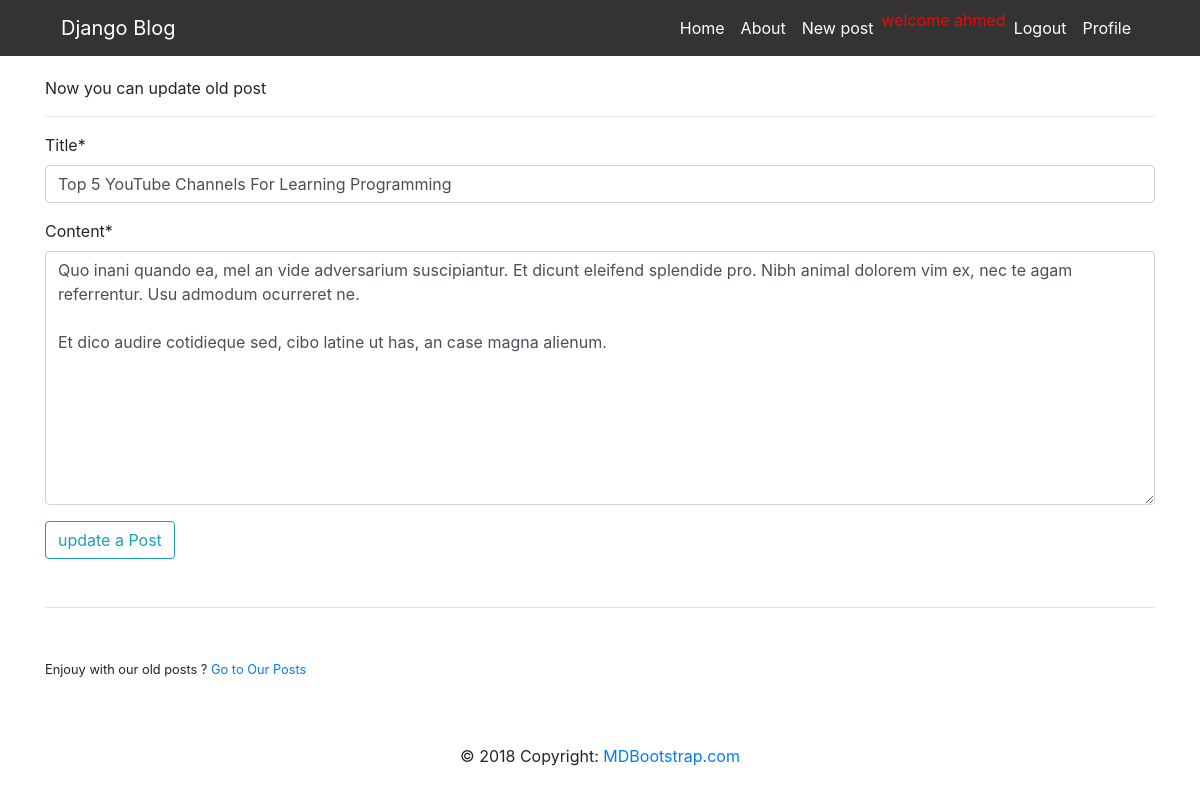
Page /post/35/update/ (signed in) on the committed database.
### my_blog/models.py (models this page shows, shortened)
class Post(models.Model):
	user = models.ForeignKey(User, on_delete=models.CASCADE)
	title = models.CharField(max_length=255)
	content = models.TextField()
	date_posted = models.DateTimeField(default=timezone.now)

### my_blog/views.py (the view, shortened to what this page needs)
# urls.py: path('post/<int:pk>/update/', PostUpdateView.as_view(), name="post_update"),
class PostUpdateView(LoginRequiredMixin, UserPassesTestMixin, UpdateView):
	model = Post
	template_name = 'my_blog/post_update.html'
	fields = ['title', 'content']
	def test_func(self): # this func prevent other user to edit another user post
		post = self.get_object()
		if self.request.user == post.user:
			return True
		else:
			return False

### my_blog/templates/my_blog/post_update.html (shortened to what this page needs)
{% extends 'my_blog/base.html' %}
{% load crispy_forms_tags %}
{% block content %}
	<form method="POST" >
			<p>Now you can update old post </p>
			<hr>
	 		 <div class="form-group">
			{{ form | crispy  }}
			</div>
			<button type="submit" class="btn btn-outline-info">update a Post</button>
			</form>
			<div class="border-top pt-5 mt-5 mb-5">
				<small>
					Enjouy with our old posts ? <a href="{% url 'blog_home' %}">Go to Our Posts </a>
				</small>
			</div>
{% endblock %}

### my_blog/templates/my_blog/base.html (shortened to what this page needs)
{% load static %}
<!DOCTYPE html>
<html>
<head>
    <link rel="stylesheet" href="https://stackpath.bootstrapcdn.com/bootstrap/4.2.1/css/bootstrap.min.css">
    <link rel="stylesheet" type="text/css" href="{% static "my_blog/css/style.css" %}">
</head>
<body>
<div class="main_nav">
	<div class="container">
		<nav class="navbar navbar-expand-lg navbar-light">
		  <a class="navbar-brand" href="{% url 'blog_home' %}">Django Blog</a>
		  <div class="collapse navbar-collapse" id="navbarSupportedContent">
		    <ul class="navbar-nav ml-auto">
		      <li class="nav-item active">
		        <a class="nav-link" href="{% url 'blog_home' %}">Home <span class="sr-only">(current)</span></a>
		      </li>
		      <li class="nav-item">
		        <a class="nav-link" href="{% url 'blog_about' %}">About</a>
		      </li>
		      {% if not request.user.is_authenticated %}
		       <li class="nav-item">
		        	<a class="nav-link" href="{% url 'users_register' %}">Register</a>
		      </li>
		       <li class="nav-item">
		        	<a class="nav-link" href="{% url 'user_login' %}">Login</a>
		      </li>
		     {% else %}
		       <li class="nav-item">
		        	<a class="nav-link" href="{% url 'post_create' %}">New post</a>
		      </li>
		     <li class="nav-item" style="color: red">
		        	welcome {{ user.username }}
		      </li>
		     {% endif %}
		      {% if request.user.is_authenticated %}
		        <li class="nav-item">
		        	<a class="nav-link" href="{% url 'user_logout' %}">Logout</a>
		      </li>
		      <li class="nav-item">
		        	<a class="nav-link" href="{% url 'user_profile' %}">Profile</a>
		      </li>
		      {% endif %}
		    </ul>
		  </div>
		</nav>
	</div>
</div>
	<div class="container">
		{% block content %}
		{% endblock %}
	</div>
<footer class="page-footer font-small blue ">
  <div class="footer-copyright text-center py-3">© 2018 Copyright:
    <a href="https://mdbootstrap.com/education/bootstrap/"> MDBootstrap.com</a>
  </div>
</footer>
  </body>
</html>

### my_blog/static/my_blog/css/style.css (style rules this page uses)
h1,h2,h3,h4,h5,h6,p,div { margin: 0; padding: 0 }
.main_nav { background-color: #333; margin-bottom: 20px }
.main_nav .nav-item.active .nav-link { color: #fff }
.main_nav .nav-item .nav-link ,.main_nav .navbar-brand { color: #fff }

### rows in the picture
Post: title "Top 5 YouTube Channels For Learning Programming", content "Quo inani quando ea, mel an vide adversarium suscipiantur. Et dicunt eleifend splendide pro. Nibh animal dolorem vim ex, nec te agam referrentur. Usu admodum ocurreret ne. Et dico audire cotidieque sed, cibo latine ut has, an case magna alienum."

### other values in the picture
{{ user.username }} "ahmed"
